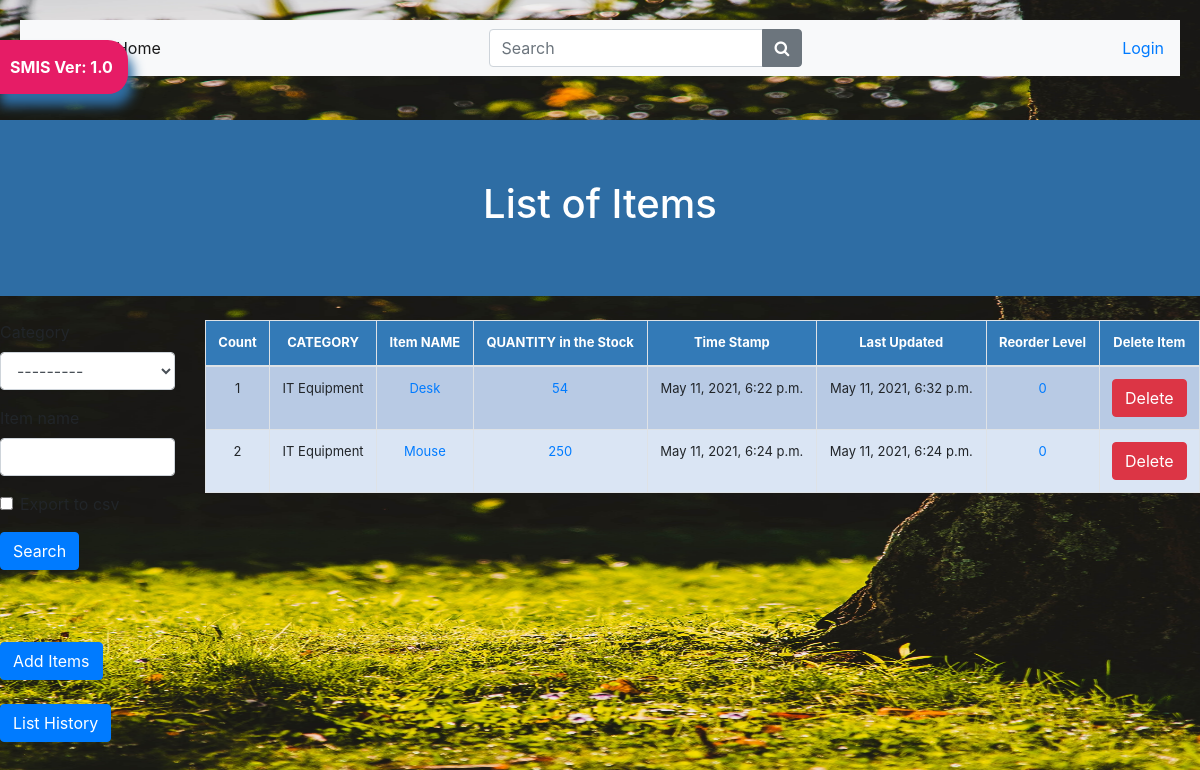
Before: /list_item/ with the older database file.
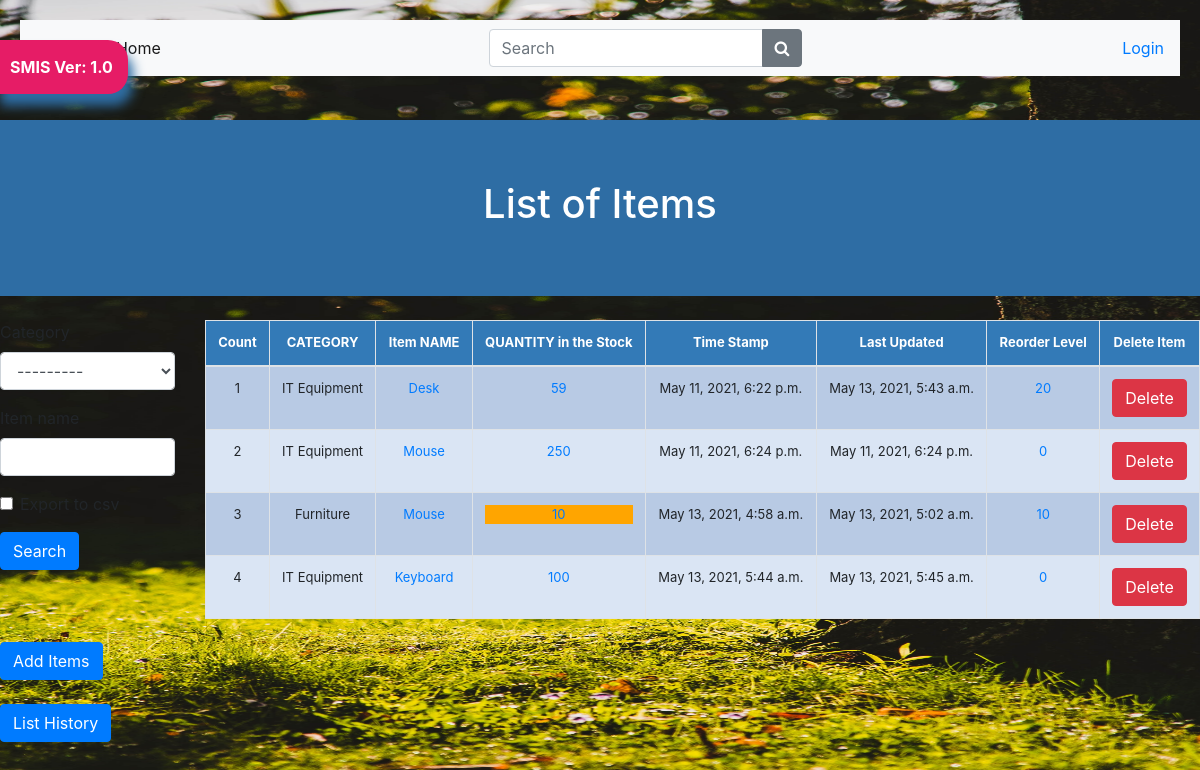
After: the same page with the newer database file.
### stockmgmt/models.py (models this page shows, shortened)
class Stock(models.Model):
    category = models.ForeignKey(Category, on_delete=models.CASCADE,blank=True)
    item_name = models.CharField(max_length=50, blank=True, null=True)
    quantity = models.IntegerField(default='0', blank=True, null=True)
    receive_quantity = models.IntegerField(default='0', blank=True, null=True)
    receive_by = models.CharField(max_length=50, blank=True, null=True)
    issue_quantity = models.IntegerField(default='0', blank=True, null=True)
    issue_by = models.CharField(max_length=50, blank=True, null=True)
    issue_to = models.CharField(max_length=50, blank=True, null=True)
    phone_number = models.CharField(max_length=50, blank=True, null=True)
    created_by = models.CharField(max_length=50, blank=True, null=True)
    reorder_level = models.IntegerField(default='0', blank=True, null=True)
    last_updated = models.DateTimeField(auto_now_add=False, auto_now=True)
    timestamp = models.DateTimeField(auto_now_add=True,auto_now=False)

class Category(models.Model):
    name = models.CharField(max_length=50, blank=True, null=True)
    def __str__(self):
        return self.name

### stockmgmt/views.py (the view, shortened to what this page needs)
# urls.py: path('list_item/', views.list_item, name='list_item'),
def list_item(request):
    title = 'List of Items'
    form = StockSearchForm(request.POST or None)
    queryset = Stock.objects.all()
    context = {
        "form": form,
        "title": title,
        "queryset": queryset,
    }
    return render(request, "list_item.html", context)

### stockmgmt/forms.py
class StockSearchForm(forms.ModelForm):
    export_to_CSV = forms.BooleanField(required=False)
    class Meta:
        model = Stock
        fields = ['category', 'item_name']

### stockmgmt/templates/list_item.html (shortened to what this page needs)
{% extends "home.html" %}
{% load crispy_forms_tags %}
{%load static%}
{%block content %}
	<div class="header">
		<h1>List of Items</h1>
	</div>
	<br>
	<div class="row">
		<div class="col-sm-2">
			<form method='POST' action=''>{% csrf_token %}
			{{form|crispy}}
			<input class="btn btn-primary mybutton" type="submit" value='Search'/>
			</form><br><br>
			<br>
			<a href="/add_items"><div class="btn btn-primary mybutton">Add Items</div></a><br><br>
			<a href="/list_history"><div class="btn btn-primary mybutton">List History</div></a><br>
			<br>
		</div>
		<div class="col-sm-10">
			<table class="table table-bordered">
				<thead>
					<tr>
					<th>Count</th>
					<th>CATEGORY</th>
					<th>Item NAME</th>
					<th>QUANTITY in the Stock</th>
					<th>Time Stamp</th>
					<th>Last Updated</th>
					<th>Reorder Level</th>
					<th>Delete Item</th>
					</tr>
				</thead>
				<tbody>
					{% for instance in queryset %}
					<tr>
						<td>{{forloop.counter}}</td>
						<td>{{instance.category}}</td>
						<td><a href="{% url 'update_items' instance.id %}">{{instance.item_name}}</a></td>
						<td>
							{% if instance.quantity <= instance.reorder_level %}
							<div style="background-color: orange;"><a href="{% url 'stock_detail' instance.id %}">{{instance.quantity}}</a></div>
							{% else %}
							<a href="{% url 'stock_detail' instance.id %}">{{instance.quantity}}</a>
							{% endif %}
						</td>
						<td>{{instance.timestamp}}</td>
						<td>{{instance.last_updated}}</td>
						<td><a href="{% url 'reorder_level' instance.id %}">{{instance.reorder_level}}</a></td>
						<td><a href="{% url 'delete_items' instance.id %}"><button type="button" class="btn btn-danger">Delete</button></a></td>
					</tr>
					{% endfor %}
				</tbody>
			</table>
		</div>
	</div>
{%endblock%}

### stockmgmt/templates/home.html (shortened to what this page needs)
{% load static %}
<!DOCTYPE html>
<html>
    <head>
            <link rel="stylesheet" href="https://stackpath.bootstrapcdn.com/bootstrap/4.5.2/css/bootstrap.min.css">
            <link rel="stylesheet" href="https://maxcdn.bootstrapcdn.com/font-awesome/4.7.0/css/font-awesome.min.css">
            <link rel="stylesheet" type="text/css" href="{% static 'css/stylesheet.css' %}">
            	<link rel="stylesheet" href="https://maxcdn.bootstrapcdn.com/bootstrap/4.5.2/css/bootstrap.min.css">
    </head>
    <body id="bg" style="background-image: url('{% static 'img/bg.jpg'%}')";>
        <div class="bs-example">
            <nav class="navbar navbar-expand-md navbar-light bg-light">
                <a href="#" class="navbar-brand">Brand</a>
                <div class="collapse navbar-collapse justify-content-between" id="navbarCollapse">
                    <div class="navbar-nav">
                        <a class="nav-item nav-link active">Home</a>
                    </div>
                    <form class="form-inline">
                        <div class="input-group">
                            <input type="text" class="form-control" placeholder="Search">
                            <div class="input-group-append">
                                <button type="button" class="btn btn-secondary"><i class="fa fa-search"></i></button>
                            </div>
                        </div>
                    </form>
                    <div class="navbar-nav">
                        <ul class="navbar-nav">
                            {% if request.user.is_authenticated %}
                            <li><a href="/accounts/logout"><button class="btn btn-danger">{{ user }} | Logout</button></a></li>
                            {% else %}
                            <li><a href="/accounts/login">Login</a></li>
                            {% endif %}
                        </ul>
                    </div>
                </div>
            </nav>
        </div>
        <br>
        <a href="#"><div id="version-display" data-toggle="modal" data-target="#myModal">SMIS Ver: 1.0</div></a>
        {%block content%}
        {%endblock%}
    </body>
</html>

### stockmgmt/static/css/stylesheet.css (style rules this page uses)
#bg { background-size: 1800px 900px; background-repeat: no-repeat; background-position: top; background-attachment: fixed; }
.table { font-size: 13px; text-align: center; width: 95%; margin: auto; text-align: center; }
.table tr:nth-child(odd) { background: #B8CAE4 }
.table tr:nth-child(even) { background: #dae5f4 }
th { background-color: #337ab7; color: white; }
.header { padding: 60px; text-align: center; background:#2e6da4; color: white; font-size: 30px; }
#version-display { background-color: #e61c66; color: white; box-shadow: 5px 12px 12px #2e6da4; text-align: center; display: inline; font-weight: bolder; padding: 15px; position: fixed; top: 40px; left: -5px; z-index: 3000; border-top-right-radius: 20px; border-bottom-right-radius: 20px; }

### stockmgmt/templates/home.html (style rules this page uses)
.bs-example { margin: 20px; }

Changed rows visible on the page:
changed Stock "Desk": quantity "54" → "59"; last_updated "May 11, 2021, 6:32 p.m." → "May 13, 2021, 5:43 a.m."; reorder_level "0" → "20"
added Stock: category "Furniture", item_name "Mouse", quantity "10", timestamp "May 13, 2021, 4:58 a.m.", last_updated "May 13, 2021, 5:02 a.m.", reorder_level "10"
added Stock: category "IT Equipment", item_name "Keyboard", quantity "100", timestamp "May 13, 2021, 5:44 a.m.", last_updated "May 13, 2021, 5:45 a.m.", reorder_level "0"
